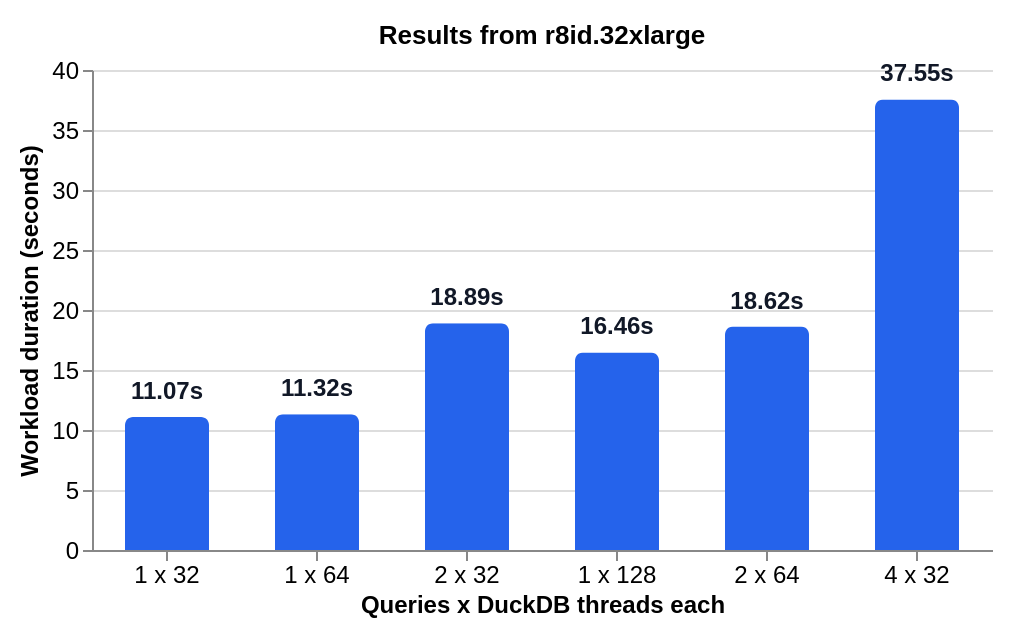

Specify this chart in Vega-Lite:
### Vega-Lite specification from a JSON file in a GitHub repository (floating-point values rounded to 4 significant figures)
{"$schema": "https://vega.github.io/schema/vega-lite/v5.json", "description": "End-to-end workload duration for parallel group/order parquet query configurations on r8id.32xlarge, using duration_seconds from temp_benchmark_outputs/best/2026-05-19T091501Z-parallel-running/r8id.32xlarge/i-0b0cd166828897ad0/workloads/*.json.", "width": 450, "height": 240, "padding": {"left": 8, "right": 16, "top": 12, "bottom": 4}, "config": {"view": {"stroke": null}, "axis": {"labelFontSize": 12, "titleFontSize": 12}}, "data": {"values": [{"sort_order": 1, "config_label": "1 x 32", "query_count": 1, "threads_per_query": 32, "duration_seconds": 11.07, "duration_label": "11.07s"}, {"sort_order": 2, "config_label": "1 x 64", "query_count": 1, "threads_per_query": 64, "duration_seconds": 11.32, "duration_label": "11.32s"}, {"sort_order": 3, "config_label": "2 x 32", "query_count": 2, "threads_per_query": 32, "duration_seconds": 18.89, "duration_label": "18.89s"}, {"sort_order": 4, "config_label": "1 x 128", "query_count": 1, "threads_per_query": 128, "duration_seconds": 16.46, "duration_label": "16.46s"}, {"sort_order": 5, "config_label": "2 x 64", "query_count": 2, "threads_per_query": 64, "duration_seconds": 18.62, "duration_label": "18.62s"}, {"sort_order": 6, "config_label": "4 x 32", "query_count": 4, "threads_per_query": 32, "duration_seconds": 37.55, "duration_label": "37.55s"}]}, "encoding": {"x": {"field": "config_label", "type": "nominal", "title": "Queries x DuckDB threads each", "sort": {"field": "sort_order", "op": "min", "order": "ascending"}, "axis": {"labelAngle": 0, "labelLimit": 80, "labelLineHeight": 14}}, "y": {"field": "duration_seconds", "type": "quantitative", "title": "Workload duration (seconds)", "scale": {"domain": [0, 40]}}}, "layer": [{"mark": {"type": "bar", "cornerRadiusTopLeft": 4, "cornerRadiusTopRight": 4, "size": 42, "color": "#2563eb"}, "encoding": {"tooltip": [{"field": "config_label", "type": "nominal", "title": "Configuration"}, {"field": "query_count", "type": "quantitative", "title": "Parallel queries"}, {"field": "threads_per_query", "type": "quantitative", "title": "Threads per query"}, {"field": "duration_seconds", "type": "quantitative", "title": "Workload duration (s)", "format": ".3f"}]}}, {"mark": {"type": "text", "align": "center", "baseline": "bottom", "dy": -6, "fontSize": 12, "fontWeight": 700, "color": "#111827"}, "encoding": {"text": {"field": "duration_label"}}}], "title": "Results from r8id.32xlarge"}
